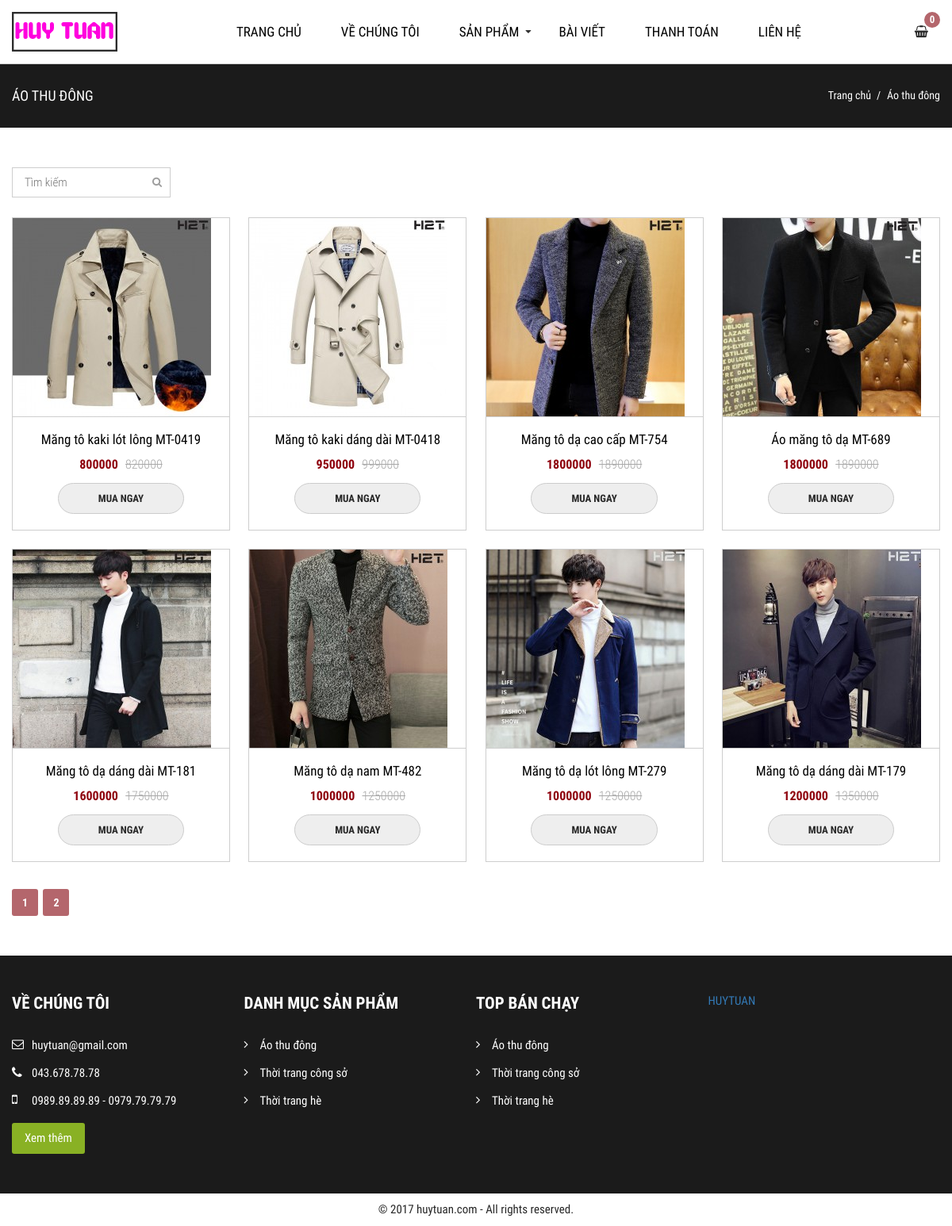
/?page=category_product&id=7, run on the app's committed database.
### tables this page shows
CREATE TABLE `tbl_category` (
  `id` int(11) NOT NULL,
  `title` varchar(100) NOT NULL,
  `content` text NOT NULL
);

CREATE TABLE `tbl_product` (
  `id` int(11) NOT NULL,
  `name` varchar(100) NOT NULL,
  `masp` varchar(50) NOT NULL,
  `price` int(11) NOT NULL,
  `image` varchar(100) NOT NULL,
  `category` varchar(100) NOT NULL,
  `chitiet` text NOT NULL,
  `sale` int(11) DEFAULT NULL,
  `mota` varchar(500) DEFAULT NULL
);

### pages/category_product.php (the view, shortened to what this page needs)
<div id="main-content-wp" class="category-product-page">
    <div class="section" id="breadcrumb-wp">
        <div class="wp-inner">
            <div class="section-detail clearfix">
                        <?php
                          $id = $_GET['id'];
                          include("config/dbconfig.php");
                          $sql = "SELECT * from tbl_category where id like '%$id%'";
                          $run = mysqli_query($conn, $sql);
                          while ($row = mysqli_fetch_array($run)) {
                        ;?>
                <h3 class="title fl-left"><?php echo $row['title']?></h3>
            <?php } ?>
                <ul class="list-breadcrumb fl-right">
                    <li>
                        <a href="?page=home" title="">Trang chủ</a>
                    </li>
                        <?php
                          $id = $_GET['id'];
                          include("config/dbconfig.php");
                          $sql = "SELECT * from tbl_category where id like '%$id%'";
                          $run = mysqli_query($conn, $sql);
                          while ($row = mysqli_fetch_array($run)) {
                        ;?>
                    <li>
                        <a title=""><?php echo $row['title']?></a>
                    </li><?php } ?>
                </ul>
            </div>
        </div>
    </div>
    <div class="section" id="filter-wp">
        <div class="wp-inner">
            <div class="section-detail">
                <ul class="list-item clearfix">
                    <li>
                        <form method="POST" action="" id="form-s-product">
                            <input type="text" name="s-product" id="s-product" placeholder="Tìm kiếm">
                            <button type="submit" name="btn-s-product" id="btn-s-product"><i class="fa fa-search" aria-hidden="true"></i></button>
                        </form>
                    </li>
                </ul>
            </div>
        </div>
    </div>
    <?php
            if(isset($_GET['trang'])){
                $get_trang = $_GET['trang'];
            }
            else{
                $get_trang = '';
            }
            if ($get_trang == '' || $get_trang == 1){
                $trang = 0;
            }
            else
            {
                $trang = ($get_trang*8)-8;
            }
            ?>
    <div class="section" id="list-product-wp">
        <div class="wp-inner">
            <div class="section-detail">
                <ul class="list-item clearfix">
                    <?php
                      $id = $_GET['id'];
                      include("config/dbconfig.php");
                    if (isset($_POST['s-product'])) {
                            if ($_POST['s-product'] != '') {
                            $s = $_POST['s-product'];
                            $sql = "select * from tbl_product where id LIKE '%$s%' or name LIKE '%$s%' order by id asc limit $trang,8";
                        }
                    }else{
                        $sql = "SELECT * from tbl_product where category like '%$id%'  limit $trang,8";
                    }
                      $run = mysqli_query($conn, $sql);
                      while ($row = mysqli_fetch_array($run)) {
                    ;?>
                    <li>
                        <a href="?page=detail_product&id=<?php echo $row['id'];?>" title="" class="thumb">
                            <img src="index.php/../images/product/<?php echo $row['image']?>" alt="">
                        </a>
                        <div class="info">
                            <a href="" title="" class="name-product"><?php echo $row['name']?></a>
                            <div class="price-wp">
                                <span class="new"><?php echo $row['sale']?></span>
                                <span class="old"><?php echo $row['price']?></span>
                            </div>
                            <a href="?page=add_cart&id=<?php echo $row['id'] ?>" title="" class="buy-now">Mua ngay</a>
                        </div>
                    </li>
                <?php } ?>
                </ul>
            </div>
        </div>
    </div>
    <div class="section" id="pagination-wp">
        <div class="wp-inner">
            <div class="pagination">
            <?php
            $sql_trang = "select * from tbl_product where category = $id";
            $run_trang = mysqli_query($conn,$sql_trang);
            $sosanpham = mysqli_num_rows($run_trang);
            $sotrang = ceil($sosanpham/8);
            if ($sotrang == 0){
                echo 'Không có sản phẩm nào!';
            }
            else{
            for($b=1;$b<=$sotrang;$b++){
                echo '<a href="?page=category_product&id='.$id = $_GET['id'].'&trang='.$b.'" style="text-decoration:none">'.''.$b.''.'</a>&ensp;';
            }}
            ?>
            </div>
        </div>
    </div>
</div>

### inc/footer.php (shortened to what this page needs)
<div id="footer-wp">
    <div id="foot-body">
        <div class="wp-inner clearfix">
            <div class="block" id="about-us">
                <h3 class="title">Về chúng tôi</h3>
                <div class="detail">
                    <ul class="list-item">
                        <li>
                            <a href="mailto:vietsoz@gmail.com">huytuan@gmail.com</a>
                        </li>
                        <li>
                            <p class="tel">043.678.78.78</p>
                        </li>
                        <li>
                            <p class="phone">0989.89.89.89 - 0979.79.79.79</p>
                        </li>
                    </ul>
                    <a href="" title="" id="read-more">Xem thêm</a>
                </div>
            </div>
            <div class="block" id="category-product">
                <h3 class="title">Danh mục sản phẩm</h3>
                <div class="detail">
                    <ul class="list-item">
                        <?php
                                  include("config/dbconfig.php");
                                  $sql = "SELECT * from tbl_category";
                                  $run = mysqli_query($conn, $sql);
                                  while ($row = mysqli_fetch_array($run)) {
                                ;?>
                        <li>
                            <a href="?page=category_product&id=<?php echo $row['id']?>" title=""><?php echo $row['title']?></a>
                        </li>
                    <?php } ?>
                    </ul>
                </div>
            </div>
            <div class="block" id="top-selling">
                <h3 class="title">Top bán chạy</h3>
                <div class="detail">
                    <ul class="list-item">
                         <?php
                                  include("config/dbconfig.php");
                                  $sql = "SELECT * from tbl_category";
                                  $run = mysqli_query($conn, $sql);
                                  while ($row = mysqli_fetch_array($run)) {
                                ;?>
                        <li>
                            <a href="?page=category_product&id=<?php echo $row['id']?>" title=""><?php echo $row['title']?></a>
                        </li>
                    <?php } ?>
                    </ul>
                </div>
            </div>
            <div class="block" id="fanpage">
                <div class="detail">
                    <div class="fb-page" data-href="" data-width="300" data-small-header="false" data-adapt-container-width="true" data-hide-cover="false" data-show-facepile="true"><blockquote cite="" class="fb-xfbml-parse-ignore"><a href="">HUYTUAN</a></blockquote></div>
                </div>
            </div>
        </div>
    </div>
    <div id="foot-bottom">
        <div class="wp-inner">
            <p id="copyright">© 2017 huytuan.com - All rights reserved.</p>
        </div>
    </div>
</div>
</div>
</div>
</body>
</html>

### public/css/import/global.css (style rules this page uses)
body { font-family: "Roboto Condensed Regular"; font-size: 14px; color: #272727; }
.fl-left { float: left; }
.fl-right { float: right; }
img { max-width: 100%; height: auto; display: block; }
.wp-inner { width: 1170px; margin: 0 auto; }
a { text-decoration: none!important; }

### public/css/import/home.css (style rules this page uses)
#promotion-wp, #intro-wp, #list-product-wp, #list-banner-wp, #feedback-wp, #blog-wp, #product-discount-wp { margin-top: 50px; }
#list-product-wp .list-item li { float: left; width: 23.5%; margin: 0% 2% 2% 0%; border: 1px solid #cecece; }
#product-discount-wp .list-item .owl-item li, #list-product-wp .list-item li { border: 1px solid #cecece; position: relative; }
#product-discount-wp .list-item .owl-item li .thumb, #list-product-wp .list-item li .thumb { position: relative; display: block; overflow: hidden; }
#product-discount-wp .list-item .owl-item li .thumb:before, #list-product-wp .list-item li .thumb:before { position: absolute; content: ''; border-top: 1px solid #C0AB90; border-bottom: 1px solid #C0AB90; top: 15px; left: 15px; right: 15px; bottom: 15px; transform: scale(0,1); -moz-transform: scale(0,1); -webkit-transform: scale(0,1); -o-transform: scale(0,1); -ms-transform: scale(0,1); transition: all .4s ease-in-out; -moz-transition: all .4s ease-in-out; -webkit-transition: all .4s ease-in-out; -o-transition: all .4s ease-in-out; z-index: 2; }
#product-discount-wp .list-item .owl-item li .thumb:after, #list-product-wp .list-item li .thumb:after { position: absolute; content: ''; border-left: 1px solid #C0AB90; border-right: 1px solid #C0AB90; top: 15px; left: 15px; right: 15px; bottom: 15px; transform: scale(1,0); -moz-transform: scale(1,0); -webkit-transform: scale(1,0); -o-transform: scale(1,0); -ms-transform: scale(1,0); transition: all .4s ease-in-out; -moz-transition: all .4s ease-in-out; -webkit-transition: all .4s ease-in-out; -o-transition: all .4s ease-in-out; z-index: 2; }
#product-discount-wp .info, #list-product-wp .info { text-align: center; padding: 20px 0px; border-top: 1px solid #cecece; }
.name-product { display: block; font-size: 17px; color: #000!important; margin-bottom: 15px; }
.price-wp { text-align: center; }
.price-wp span { display: inline-block; padding: 0px 3px; }
.price-wp .new { color: #8e000c; font-family: 'Roboto Condensed Bold'; font-size: 16px; font-weight: normal; }
.price-wp .old { font-size: 16px; color: #a9a9a9; text-decoration: line-through; font-family: 'Roboto Condensed Light'; }
.buy-now { display: inline-block; color: #272727!important; background: #eeeeee; padding: 12px 50px; text-transform: uppercase; font-family: 'Roboto Condensed Bold'; border-radius: 50px; margin-top: 15px; font-size: 13px; border: 1px solid #ccc; }
#list-product-wp .list-item li:nth-child(4n) { margin-right: 0!important; }

### public/css/import/header.css (style rules this page uses)
#main-content-wp { margin-top: 80px; }

### public/css/import/footer.css (style rules this page uses)
#footer-wp { font-size: 15px; }
#foot-body { background: #1b1b1b; padding: 50px 0px; }
#foot-body .block { float: left; width: 25%; }
#foot-body .block .title { font-family: 'Roboto Condensed Bold'; font-weight: normal; font-size: 21px; text-transform: uppercase; color: #fff; padding-bottom: 35px; }
#about-us .list-item li { padding-bottom: 20px; }
#about-us .list-item li a, #about-us .list-item li .tel, #about-us .list-item li .phone { position: relative; color: #fff; padding-left: 25px; }
#about-us .list-item li a:before { position: absolute; content: '\f003'; font-family: 'FontAwesome'; top: 0; left: 0; }
#about-us .list-item li .tel:before { position: absolute; content: '\f095'; font-family: 'FontAwesome'; top: -2px; left: 0; font-size: 16px; }
#about-us .list-item li .phone:before { position: absolute; content: '\f10b'; font-family: 'FontAwesome'; top: -3px; left: 0; font-size: 16px; }
#category-product .list-item li, #top-selling .list-item li { padding-bottom: 20px; }
#category-product .list-item li:last-child, #top-selling .list-item li:last-child { padding-bottom: 0!important; }
#category-product .list-item li a, #top-selling .list-item li a { display: block; position: relative; color: #fff; padding-left: 20px; }
#category-product .list-item li a:before, #top-selling .list-item li a:before { position: absolute; content: '\f105'; font-family: 'FontAwesome'; top: -2px; left: 0; }
#read-more { display: inline-block; color: #fff; background: #89b124; padding: 12px 16px; border-radius: 3px; }
#foot-bottom { padding: 10px 0px; text-align: center; }
#copyright { line-height: 21px; }

### data on the page
tbl_category: title "ÁO THU ĐÔNG", title "Áo thu đông"
tbl_product: image (picture), name "Măng tô kaki lót lông MT-0419", sale "800000", price "820000"
tbl_product: image (picture), name "Măng tô kaki dáng dài MT-0418", sale "950000", price "999000"
tbl_product: image (picture), name "Măng tô dạ cao cấp MT-754", sale "1800000", price "1890000"
tbl_product: image (picture), name "Áo măng tô dạ MT-689", sale "1800000", price "1890000"
tbl_product: image (picture), name "Măng tô dạ dáng dài MT-181", sale "1600000", price "1750000"
tbl_product: image (picture), name "Măng tô dạ nam MT-482", sale "1000000", price "1250000"
tbl_product: image (picture), name "Măng tô dạ lót lông MT-279", sale "1000000", price "1250000"
tbl_product: image (picture), name "Măng tô dạ dáng dài MT-179", sale "1200000", price "1350000"
tbl_category: title "Thời trang công sở"
tbl_category: title "Thời trang hè"

### other printed values
$tonghang "0"
